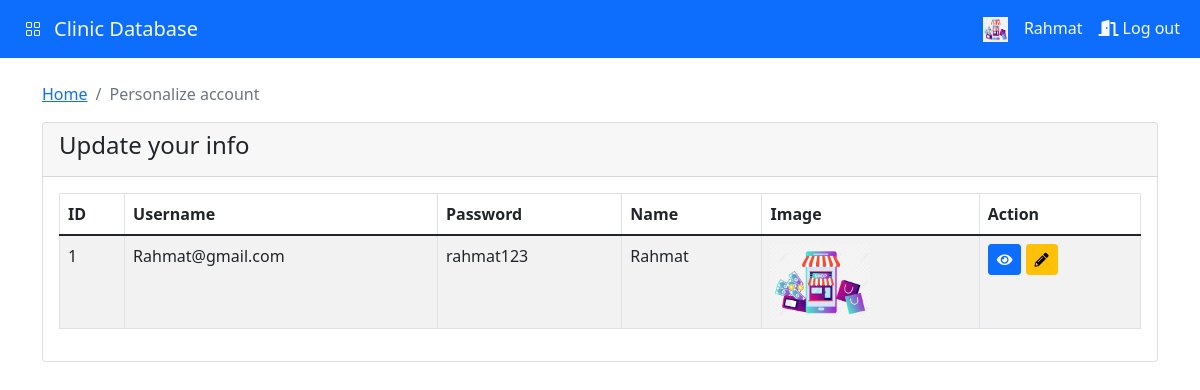
Screenshot of /doctor_acct.php (signed in) with the database file from the repository.
### tables this page shows
CREATE TABLE `doctor` (
  `doc_id` int(11) NOT NULL,
  `doc_username` varchar(255) NOT NULL,
  `doc_password` varchar(255) NOT NULL,
  `doc_name` varchar(255) NOT NULL,
  `doc_image` varchar(255) NOT NULL
);

### doctor_acct.php (the view, shortened to what this page needs)
<?php
$logged_in_doctor_username = $_SESSION['doc_username'];
?>
<!DOCTYPE html>
<html lang="en">
<head>
    <link href="https://cdn.jsdelivr.net/npm/bootstrap@5.1.3/dist/css/bootstrap.min.css"
    rel="stylesheet">
    <link rel="stylesheet" href="https://cdn.jsdelivr.net/npm/bootstrap-icons@1.10.5/font/bootstrap-icons.css">
    <link rel="stylesheet" href="path/to/font-awesome/css/font-awesome.min.css">
    <link rel="stylesheet" href="https://cdnjs.cloudflare.com/ajax/libs/font-awesome/5.15.3/css/all.min.css">
    <link rel="stylesheet" href="//cdn.jsdelivr.net/npm/alertifyjs@1.13.1/build/css/alertify.min.css"/>
</head>
<body>
<?php include 'doctor_navbar.php'; ?>
<div class="container mt-4">
    <nav aria-label="breadcrumb">
        <ol class="breadcrumb">
            <li class="breadcrumb-item"><a href="doctor.php">Home</a></li>
            <li class="breadcrumb-item active" aria-current="page">Personalize account</li>
        </ol>
    </nav>
    <?php include 'doctor_offcanvas.php'; ?>
    <div class="row mt-2">
        <div class="col-md-12">
            <div class="card">
                <div class="card-header">
                    <h4>Update your info</h4>
                </div>
                <div class="card-body">
                    <table id="myTable" class="table table-bordered table-striped">
                        <thead>
                        <tr>
                            <th>ID</th>
                            <th>Username</th>
                            <th>Password</th>
                            <th>Name</th>
                            <th>Image</th>
                            <th>Action</th>
                        </tr>
                        </thead>
                        <tbody>
                            <?php
                                require 'dbcon.php';
                                $query = "SELECT * FROM doctor WHERE doc_username = '$logged_in_doctor_username'";
                                $query_run = mysqli_query($con, $query);
                                if (mysqli_num_rows($query_run) > 0) {
                                    foreach ($query_run as $doctor) {
                                        ?>
                                        <tr>
                                            <td><?= $doctor['doc_id'] ?></td>
                                            <td><?= $doctor['doc_username'] ?></td>
                                            <td><?= $doctor['doc_password'] ?></td>
                                            <td><?= $doctor['doc_name'] ?></td>
                                            <td>
                                                <?php if (!empty($doctor['doc_image'])) { ?>
                                                    <img src="<?= $doctor['doc_image'] ?>" alt="Doctor Image" width="100">
                                                <?php } ?>
                                            </td>
                                            <td>
                                                <button type="button" value="<?= $doctor['doc_id'] ?>" class="viewDoctorBtn btn btn-primary btn-sm"><i class="fas fa-eye"></i></button>
                                                <button type="button" value="<?= $doctor['doc_id'] ?>" class="editDoctorBtn btn btn-warning btn-sm"><i class="fas fa-pencil-alt"></i></button>
                                            </td>
                                        </tr>
                                        <?php
                                    }
                                } else {
                                    echo "<tr><td colspan='8'>No Record Found</td></tr>";
                                }
                            ?>
                        </tbody>
                    </table>
                </div>
            </div>
        </div>
    </div>
</div>
</body>
</html>

### doctor_navbar.php (shortened to what this page needs)
<?php
$doc_name = $_SESSION['doc_name'];
$doc_username = $_SESSION['doc_username'];
?>
<nav class="navbar navbar-expand-lg bg-primary navbar-dark">
        <div class="container-fluid">
          <a class="btn btn-primary" data-bs-toggle="offcanvas" href="#offcanvasExample" role="button" aria-controls="offcanvasExample">
            <i class="bi bi-grid"></i>
          </a>
          <a class="navbar-brand text-light" href="">Clinic Database</a>
          <div class="collapse navbar-collapse" id="navbarNavDropdown">
            <ul class="navbar-nav ml-auto custom-nav">
                <li class="nav-item">
                    <a class="nav-link active text-light" aria-current="page" href="">
                        <?php
                        require 'dbcon.php';
                        $query = "SELECT * FROM doctor where doc_username = '$doc_username'";
                        $query_run = mysqli_query($con, $query);
                        if ($query_run) {
                            if (mysqli_num_rows($query_run) > 0) {
                                $doc_data = mysqli_fetch_assoc($query_run);
                                $doc_image = $doc_data['doc_image'];
                            } else {
                                $doc_image = 'profileImage/default_profile.jpg';
                            }
                        } else {
                            echo "Error in executing the query: " . mysqli_error($con);
                        }
                        ?>
                        <img src="<?php echo $doc_image; ?>" alt="Doctor image" width="25" height="25">
                    </a>
                </li>
                <li class="nav-item">
                    <a class="nav-link active text-light" aria-current="page" href="">
                        <?php echo $doc_name; ?>
                    </a>
                </li>
                <li class="nav-item dropdown">
                    <a class="nav-link active text-light" aria-current="page" href="logout_doctor.php"><i class="fas fa-door-open"></i> Log out
                </a>
                </li>
            </ul>
          </div>
        </div>
</nav>

### doctor_navbar.php (style rules this page uses)
.custom-nav { margin-left: auto; }

### rows the page displays
doctor: doc_image (picture), doc_id "1", doc_username "Rahmat@gmail.com", doc_password "rahmat123", doc_name "Rahmat"

### other values shown
$doc_name "Rahmat"
